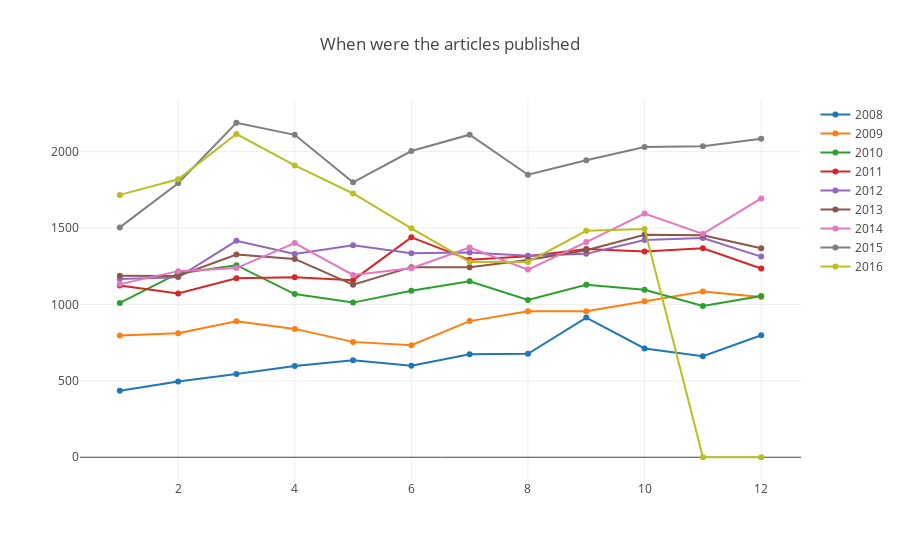

The notebook cell saved with this chart:
### Code cell
publications = pd.crosstab(df.month, df.year)
data=[]
for year in publications.columns:
    data.append(go.Scatter(x=publications.index, y=publications[year], name=year))
layout={'title':'When were the articles published'}
fig = go.Figure(data=data, layout=layout)
iplot(fig, show_link=False)

### Figure 1 — Plotly figure (JSON) as saved in the notebook; plotly's stock layout.template omitted (floating-point values rounded to 4 significant figures)
{"data": [{"name": 2008, "type": "scatter", "x": [1, 2, 3, 4, 5, 6, 7, 8, 9, 10, 11, 12], "y": [435, 496, 545, 597, 635, 599, 674, 677, 914, 712, 661, 798]}, {"name": 2009, "type": "scatter", "x": [1, 2, 3, 4, 5, 6, 7, 8, 9, 10, 11, 12], "y": [797, 812, 890, 840, 755, 733, 891, 956, 955, 1021, 1084, 1049]}, {"name": 2010, "type": "scatter", "x": [1, 2, 3, 4, 5, 6, 7, 8, 9, 10, 11, 12], "y": [1010, 1203, 1257, 1068, 1012, 1090, 1152, 1029, 1129, 1096, 990, 1055]}, {"name": 2011, "type": "scatter", "x": [1, 2, 3, 4, 5, 6, 7, 8, 9, 10, 11, 12], "y": [1124, 1072, 1172, 1178, 1159, 1439, 1292, 1315, 1363, 1347, 1367, 1235]}, {"name": 2012, "type": "scatter", "x": [1, 2, 3, 4, 5, 6, 7, 8, 9, 10, 11, 12], "y": [1167, 1178, 1416, 1330, 1388, 1335, 1340, 1318, 1331, 1421, 1435, 1313]}, {"name": 2013, "type": "scatter", "x": [1, 2, 3, 4, 5, 6, 7, 8, 9, 10, 11, 12], "y": [1187, 1186, 1327, 1298, 1129, 1244, 1244, 1291, 1355, 1456, 1452, 1368]}, {"name": 2014, "type": "scatter", "x": [1, 2, 3, 4, 5, 6, 7, 8, 9, 10, 11, 12], "y": [1133, 1218, 1238, 1402, 1193, 1237, 1372, 1228, 1408, 1595, 1462, 1694]}, {"name": 2015, "type": "scatter", "x": [1, 2, 3, 4, 5, 6, 7, 8, 9, 10, 11, 12], "y": [1504, 1793, 2189, 2110, 1799, 2004, 2111, 1849, 1944, 2030, 2035, 2084]}, {"name": 2016, "type": "scatter", "x": [1, 2, 3, 4, 5, 6, 7, 8, 9, 10, 11, 12], "y": [1717, 1819, 2115, 1910, 1726, 1498, 1278, 1278, 1482, 1493, 0, 0]}], "layout": {"title": "When were the articles published"}}
